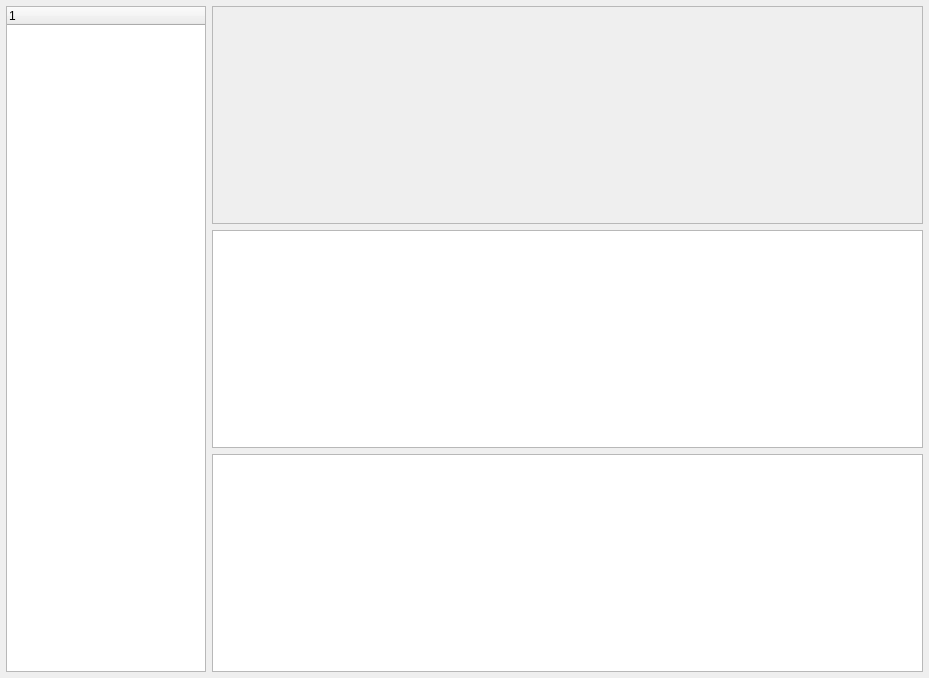
<?xml version="1.0" encoding="UTF-8"?>
<ui version="4.0">
 <class>CraftFormulaWidget</class>
 <widget class="QWidget" name="CraftFormulaWidget">
  <property name="geometry">
   <rect>
    <x>0</x>
    <y>0</y>
    <width>929</width>
    <height>678</height>
   </rect>
  </property>
  <property name="windowTitle">
   <string>Form</string>
  </property>
  <layout class="QHBoxLayout" name="horizontalLayout">
   <property name="leftMargin">
    <number>6</number>
   </property>
   <property name="topMargin">
    <number>6</number>
   </property>
   <property name="rightMargin">
    <number>6</number>
   </property>
   <property name="bottomMargin">
    <number>6</number>
   </property>
   <item>
    <widget class="QTreeWidget" name="treeWidget">
     <property name="maximumSize">
      <size>
       <width>200</width>
       <height>16777215</height>
      </size>
     </property>
     <column>
      <property name="text">
       <string notr="true">1</string>
      </property>
     </column>
    </widget>
   </item>
   <item>
    <layout class="QVBoxLayout" name="verticalLayout" stretch="1,1,1">
     <item>
      <widget class="QFrame" name="frame">
       <property name="frameShape">
        <enum>QFrame::StyledPanel</enum>
       </property>
       <property name="frameShadow">
        <enum>QFrame::Plain</enum>
       </property>
      </widget>
     </item>
     <item>
      <widget class="QTableWidget" name="tableWidget"/>
     </item>
     <item>
      <widget class="QTableWidget" name="tableWidget_2"/>
     </item>
    </layout>
   </item>
  </layout>
 </widget>
 <resources/>
 <connections/>
</ui>
